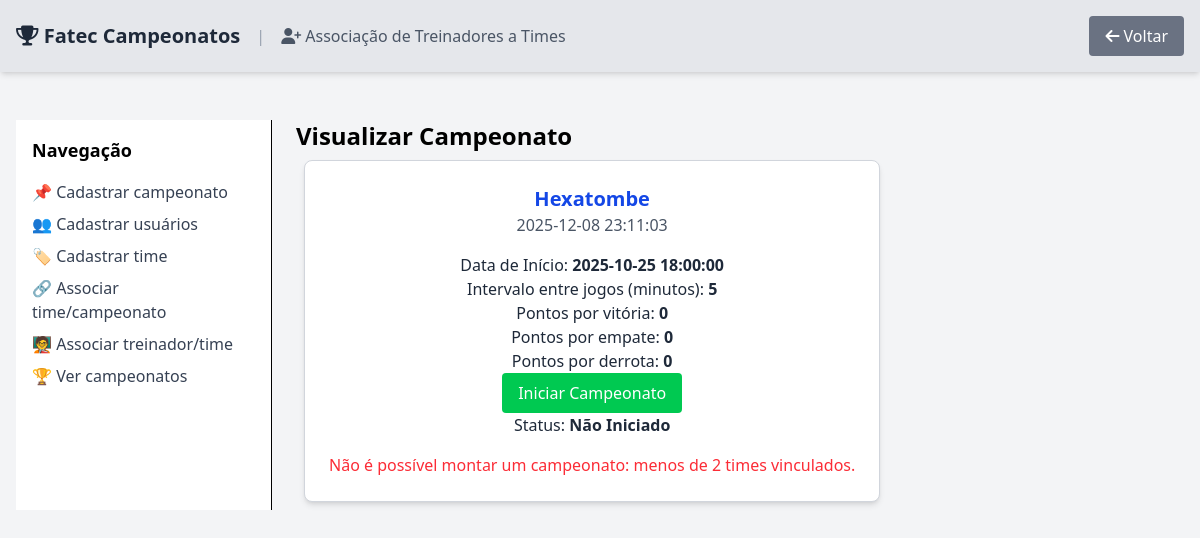
/viewChampionship.php?id=1, run on the app's committed database.
### tables this page shows
CREATE TABLE `tbl_campeonatos` (
  `id_campeonato` int(11) NOT NULL,
  `titulo` varchar(100) NOT NULL,
  `data_inicio` datetime NOT NULL,
  `intervalo_minutos` int(11) NOT NULL DEFAULT 1440,
  `iniciado` tinyint(4) NOT NULL DEFAULT 0,
  `pontos_vitoria` int(11) DEFAULT 3,
  `pontos_empate` int(11) DEFAULT 1,
  `pontos_derrota` int(11) DEFAULT 0,
  `criado_em` timestamp NOT NULL DEFAULT current_timestamp()
);

### viewChampionship.php (the view, shortened to what this page needs)
<?php
include 'conecta.php';
$id = $_GET['id'];
$SelectCampeonato = "SELECT * FROM tbl_campeonatos where id_campeonato = $id";
$resultCampeonato = mysqli_query($connection, $SelectCampeonato);
?>
<!DOCTYPE html>
<html lang="pt-br">
<head>
    <script src="https://cdn.jsdelivr.net/npm/@tailwindcss/browser@4"></script>
</head>
<body class="bg-gray-100 min-h-screen">
    <nav class="flex flex-row justify-between items-center p-4 bg-gray-200 shadow-md mb-8">
        <div class="flex items-center gap-4">
            <a href="MenuPrincipal.php" class="text-xl font-bold text-gray-800 hover:text-blue-500 transition">
                <i class="fas fa-trophy"></i> Fatec Campeonatos
            </a>
            <span class="text-gray-400">|</span>
            <span class="text-gray-600">
                <i class="fas fa-user-plus"></i> Associação de Treinadores a Times
            </span>
        </div>
        <div class="flex flex-row items-center space-x-4">
            <a href="MenuPrincipal.php" class="bg-gray-500 text-white py-2 px-4 rounded hover:bg-gray-600 transition">
                <i class="fas fa-arrow-left"></i> Voltar
            </a>
        </div>
    </nav>
    <div class="flex gap-6 p-4">
        <aside class="w-64 bg-white border-r p-4">
            <h3 class="text-lg font-semibold mb-4">Navegação</h3>
            <nav class="space-y-2">
                <a href="registerChampionship.php" class="block text-gray-700 hover:text-blue-600">📌 Cadastrar campeonato</a>
                <a href="register.php" class="block text-gray-700 hover:text-blue-600">👥 Cadastrar usuários</a>
                <a href="registerTeam.php" class="block text-gray-700 hover:text-blue-600">🏷️ Cadastrar time</a>
                <a href="associateTeamChampionship.php" class="block text-gray-700 hover:text-blue-600">🔗 Associar time/campeonato</a>
                <a href="associateTrainerTeam.php" class="block text-gray-700 hover:text-blue-600">🧑‍🏫 Associar treinador/time</a>
                <a href="manageChampionships.php" class="block text-gray-700 hover:text-blue-600">🏆 Ver campeonatos</a>
            </nav>
        </aside>
        <div>
            <h1 class="text-2xl font-bold">Visualizar Campeonato</h1>
            <?php
            foreach ($resultCampeonato as $row) {
                echo "<div class='bg-white border border-gray-300 rounded-lg shadow-md p-6 m-2 flex flex-col items-center justify-center'>";
                echo "<h2 class='text-xl font-bold text-blue-700'>" . htmlspecialchars($row['titulo'], ENT_QUOTES, 'UTF-8') . "</h2>";
                echo "<p class='text-gray-600'>" . htmlspecialchars($row['criado_em'], ENT_QUOTES, 'UTF-8') . "</p>";
                echo "<p class='text-gray-800 mt-4'>Data de Início: <span class='font-semibold'>" . htmlspecialchars($row['data_inicio'], ENT_QUOTES, 'UTF-8') . "</span></p>";
                echo "<p class='text-gray-800'>Intervalo entre jogos (minutos): <span class='font-semibold'>" . htmlspecialchars($row['intervalo_minutos'], ENT_QUOTES, 'UTF-8') . "</span></p>";
                echo "<p class='text-gray-800'>Pontos por vitória: <span class='font-semibold'>" . htmlspecialchars($row['pontos_vitoria'], ENT_QUOTES, 'UTF-8') . "</span></p>";
                echo "<p class='text-gray-800'>Pontos por empate: <span class='font-semibold'>" . htmlspecialchars($row['pontos_empate'], ENT_QUOTES, 'UTF-8') . "</span></p>";
                echo "<p class='text-gray-800'>Pontos por derrota: <span class='font-semibold'>" . htmlspecialchars($row['pontos_derrota'], ENT_QUOTES  , 'UTF-8') . "</span></p>";
                echo "<button class='bg-green-500 text-white py-2 px-4 rounded'>Iniciar Campeonato</button>";
                echo "<p class='text-gray-800 cursor-pointer'>Status: <span class='font-semibold'>" . ($row['iniciado'] ? 'Iniciado' : 'Não Iniciado') . "</span></p>";
                $times = [];
                if (count($times) < 2) {
                    echo "<p class='text-red-500 mt-4'>Não é possível montar um campeonato: menos de 2 times vinculados.</p>";
                }
                echo "</div>";
            }
            ?>
        </div>
    </div>
</body>
</html>

### data on the page
tbl_campeonatos: titulo "Hexatombe", criado_em "2025-12-08 23:11:03", data_inicio "2025-10-25 18:00:00", intervalo_minutos "5", pontos_vitoria "0", pontos_empate "0", pontos_derrota "0", iniciado "Não Iniciado"
